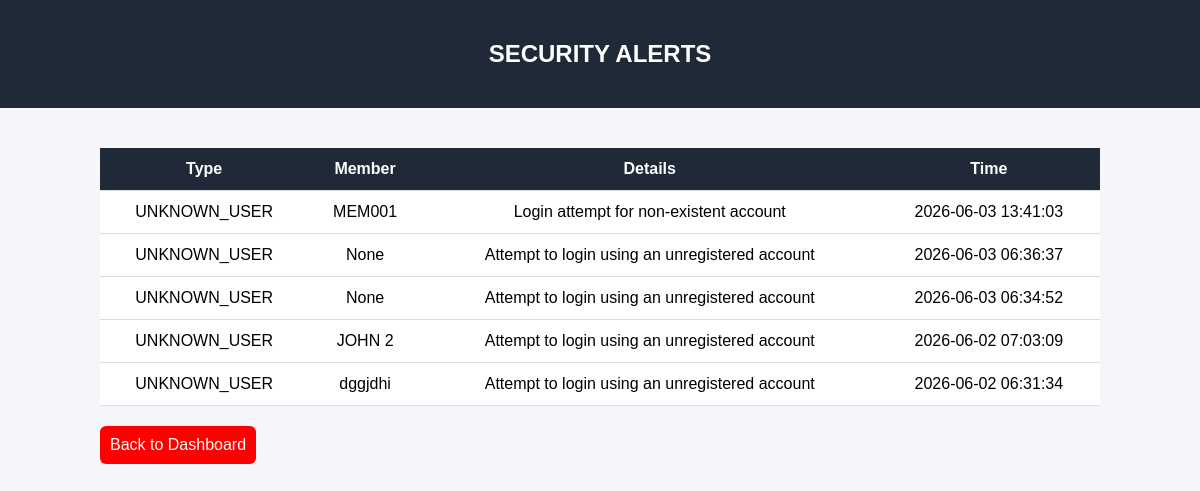
/alerts (signed in), run on the app's committed database.
### tables this page shows
CREATE TABLE security_alerts (
    id INTEGER PRIMARY KEY AUTOINCREMENT,
    alert_type TEXT,
    member_id TEXT,
    details TEXT,
    timestamp DATETIME DEFAULT CURRENT_TIMESTAMP
);

### app.py (the view)
@app.route("/alerts")
def alerts_page():
    if "member_id" not in session:
        return redirect(url_for("login"))
    conn = get_db_connection()
    alerts = conn.execute(
        """
        SELECT *
        FROM security_alerts
        ORDER BY timestamp DESC
        LIMIT 50
        """
    ).fetchall()
    conn.close()
    return render_template(
        "alerts.html",
        alerts=alerts
    )

### database.py (called while the page is built)
def get_db_connection():
    conn = sqlite3.connect(DB_NAME)
    conn.row_factory = sqlite3.Row
    return conn

### templates/alerts.html (shortened to what this page needs)
<!DOCTYPE html>
<html>
<head>
</head>
<body>
<div class="header">
    <h2>SECURITY ALERTS</h2>
</div>
<div class="container">
    <table>
        <tr>
            <th>Type</th>
            <th>Member</th>
            <th>Details</th>
            <th>Time</th>
        </tr>
        {% for a in alerts %}
        <tr>
            <td>{{ a.alert_type }}</td>
            <td>{{ a.member_id }}</td>
            <td>{{ a.details }}</td>
            <td>{{ a.timestamp }}</td>
        </tr>
        {% endfor %}
    </table>
    <a class="back" href="/dashboard">Back to Dashboard</a>
</div>
</body>
</html>

### templates/alerts.html (style rules this page uses)
body { font-family: Arial; background: #f4f6f9; margin: 0; }
.header { background: #1f2937; color: white; padding: 20px; text-align: center; }
.container { max-width: 1000px; margin: auto; padding: 20px; }
table { width: 100%; background: white; border-collapse: collapse; margin-top: 20px; }
th, td { padding: 12px; border-bottom: 1px solid #ddd; text-align: center; }
th { background: #1f2937; color: white; }
.back { margin-top: 20px; display: inline-block; padding: 10px; background: red; color: white; text-decoration: none; border-radius: 6px; }

### data on the page
security_alerts: alert_type "UNKNOWN_USER", member_id "MEM001", details "Login attempt for non-existent account", timestamp "2026-06-03 13:41:03"
security_alerts: alert_type "UNKNOWN_USER", member_id "None", details "Attempt to login using an unregistered account", timestamp "2026-06-03 06:36:37"
security_alerts: alert_type "UNKNOWN_USER", member_id "None", details "Attempt to login using an unregistered account", timestamp "2026-06-03 06:34:52"
security_alerts: alert_type "UNKNOWN_USER", member_id "JOHN 2", details "Attempt to login using an unregistered account", timestamp "2026-06-02 07:03:09"
security_alerts: alert_type "UNKNOWN_USER", member_id "dggjdhi", details "Attempt to login using an unregistered account", timestamp "2026-06-02 06:31:34"
